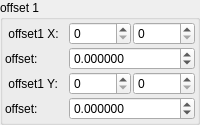
    <widget class="QGroupBox" name="groupBox_4">
     <property name="title">
      <string>offset 1</string>
     </property>
     <layout class="QVBoxLayout" name="verticalLayout_6" stretch="0">
      <property name="spacing">
       <number>2</number>
      </property>
      <property name="leftMargin">
       <number>2</number>
      </property>
      <property name="topMargin">
       <number>2</number>
      </property>
      <property name="rightMargin">
       <number>2</number>
      </property>
      <property name="bottomMargin">
       <number>2</number>
      </property>
      <item>
       <layout class="QGridLayout" name="gridLayout_12" columnstretch="0,0,0">
        <property name="spacing">
         <number>2</number>
        </property>
        <item row="0" column="0">
         <widget class="QLabel" name="label_44">
          <property name="text">
           <string> offset1 X:</string>
          </property>
         </widget>
        </item>
        <item row="1" column="0">
         <widget class="QLabel" name="label_111">
          <property name="text">
           <string>offset:</string>
          </property>
         </widget>
        </item>
        <item row="2" column="0">
         <widget class="QLabel" name="label_48">
          <property name="text">
           <string> offset1 Y:</string>
          </property>
         </widget>
        </item>
        <item row="3" column="0">
         <widget class="QLabel" name="label_112">
          <property name="text">
           <string>offset:</string>
          </property>
         </widget>
        </item>
        <item row="0" column="1">
         <widget class="MySpinBox" name="spinboxInt_transf_start_iterations_E">
          <property name="sizePolicy">
           <sizepolicy hsizetype="Minimum" vsizetype="Maximum">
            <horstretch>0</horstretch>
            <verstretch>0</verstretch>
           </sizepolicy>
          </property>
          <property name="maximum">
           <number>999</number>
          </property>
         </widget>
        </item>
        <item row="0" column="2">
         <widget class="MySpinBox" name="spinboxInt_transf_stop_iterations_E">
          <property name="sizePolicy">
           <sizepolicy hsizetype="Minimum" vsizetype="Maximum">
            <horstretch>0</horstretch>
            <verstretch>0</verstretch>
           </sizepolicy>
          </property>
          <property name="maximum">
           <number>999</number>
          </property>
         </widget>
        </item>
        <item row="2" column="1">
         <widget class="MySpinBox" name="spinboxInt_transf_start_iterations_F">
          <property name="sizePolicy">
           <sizepolicy hsizetype="Minimum" vsizetype="Maximum">
            <horstretch>0</horstretch>
            <verstretch>0</verstretch>
           </sizepolicy>
          </property>
          <property name="maximum">
           <number>999</number>
          </property>
         </widget>
        </item>
        <item row="2" column="2">
         <widget class="MySpinBox" name="spinboxInt_transf_stop_iterations_F">
          <property name="sizePolicy">
           <sizepolicy hsizetype="Minimum" vsizetype="Maximum">
            <horstretch>0</horstretch>
            <verstretch>0</verstretch>
           </sizepolicy>
          </property>
          <property name="maximum">
           <number>999</number>
          </property>
         </widget>
        </item>
        <item row="1" column="1" colspan="2">
         <widget class="MyDoubleSpinBox" name="spinbox_transf_offset_1">
          <property name="sizePolicy">
           <sizepolicy hsizetype="Minimum" vsizetype="Maximum">
            <horstretch>0</horstretch>
            <verstretch>0</verstretch>
           </sizepolicy>
          </property>
          <property name="prefix">
           <string/>
          </property>
          <property name="suffix">
           <string/>
          </property>
          <property name="decimals">
           <number>6</number>
          </property>
          <property name="minimum">
           <double>-99.989999999999995</double>
          </property>
          <property name="maximum">
           <double>99.989999999999995</double>
          </property>
          <property name="singleStep">
           <double>0.100000000000000</double>
          </property>
         </widget>
        </item>
        <item row="3" column="1" colspan="2">
         <widget class="MyDoubleSpinBox" name="spinbox_transf_offsetA_1">
          <property name="sizePolicy">
           <sizepolicy hsizetype="Minimum" vsizetype="Maximum">
            <horstretch>0</horstretch>
            <verstretch>0</verstretch>
           </sizepolicy>
          </property>
          <property name="prefix">
           <string/>
          </property>
          <property name="suffix">
           <string/>
          </property>
          <property name="decimals">
           <number>6</number>
          </property>
          <property name="minimum">
           <double>-99.989999999999995</double>
          </property>
          <property name="maximum">
           <double>99.989999999999995</double>
          </property>
          <property name="singleStep">
           <double>0.100000000000000</double>
          </property>
         </widget>
        </item>
       </layout>
      </item>
     </layout>
    </widget>
